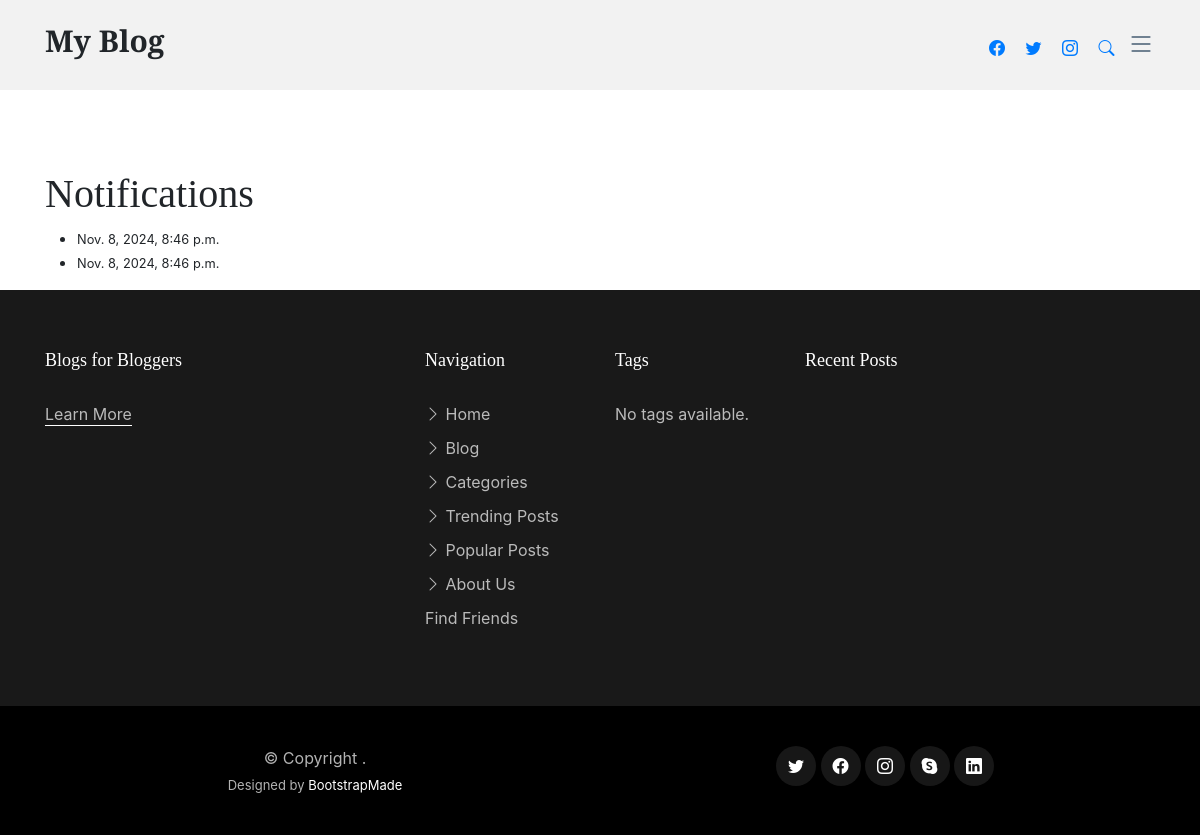
Page /notifications/notifications/ (signed in) on the committed database.
### notification/models.py (models this page shows, shortened)
class Notification(models.Model):
    NOTIFICATION_TYPES = (
        ('like', 'Like'),
        ('comment', 'Comment'),
        ('friend_request', 'Friend Request'),
    )
    actor = models.ForeignKey(User, related_name='notifications_sent', on_delete=models.CASCADE, default=1)
    recipient = models.ForeignKey(User, related_name='notifications_received', on_delete=models.CASCADE)
    content_type = models.ForeignKey(ContentType, on_delete=models.CASCADE, null=True, blank=True)
    object_id = models.PositiveIntegerField(null=True, blank=True)
    content_object = GenericForeignKey('content_type', 'object_id')
    notification_type = models.CharField(max_length=20, choices=NOTIFICATION_TYPES, default='like')
    message = models.TextField(blank=True)
    link = models.URLField(null=True, blank=True)
    is_read = models.BooleanField(default=False)
    timestamp = models.DateTimeField(auto_now_add=True)
    class Meta:
        ordering = ['-timestamp']  # Optional: To order notifications by timestamp descending

### notification/views.py (the view)
# urls.py: path('notifications/', views.notifications_view, name='notifications'),
def notifications_view(request):
    notifications = Notification.objects.filter(recipient=request.user, is_read=False)
    return render(request, 'notifications.html', {'notifications': notifications})

### notification/templates/notifications.html (shortened to what this page needs)
{% extends 'base.html' %}
{% block content %}
<h1>Notifications</h1>
<ul>
    {% for notification in notifications %}
    <li>
        <small>{{ notification.timestamp }}</small>
    </li>
{% endfor %}
</ul>
{% endblock %}

### static/assets/css/variables.css (style rules this page uses)
:root { --font-default: 'EB Garamond', system-ui, -apple-system, "Segoe UI", Roboto, "Helvetica Neue", Arial, "Noto Sans", "Liberation Sans", sans-serif, "Apple Color Emoji", "Segoe UI Emoji", "Segoe UI Symbol", "Noto Color Emoji"; --font-primary: 'EB Garamond', serif; --font-secondary: 'Inter', sans-serif; --color-default: #212529; --color-default-rgb: 33, 37, 41; --color-links: #212529; --color-links-hover: #15171a; --color-primary: #212529; --color-primary-light: #26282c; --color-primary-dark: #0b0c0e; --color-primary-rgb: 33, 37, 41; --color-primary-light-rgb: 38, 40, 44; --color-primary-dark-rgb: 11, 12, 14; --color-secondary: #596d80; --color-secondary-light: #8498aa; --color-secondary-dark: #404f5c; --color-secondary-rgb: 89, 109, 128; --color-secondary-light-rgb: 132, 152, 170; --color-secondary-dark-rgb: 64, 79, 92; --color-blue: #0d6efd; --color-blue-rgb: 13, 110, 253; --color-indigo: #6610f2; --color-indigo-rgb: 102, 16, 242; --color-purple: #6f42c1; --color-purple-rgb: 111, 66, 193; --color-pink: #f3268c; --color-pink-rgb: 243, 38, 140; --color-red: #df1529; --color-red-rgb: 223, 21, 4; --color-orange: #fd7e14; --color-orange-rgb: 253, 126, 20; --color-yellow: #ffc107; --color-yellow-rgb: 255, 193, 7; --color-green: #059652; --color-green-rgb: 5, 150, 82; --color-teal: #20c997; --color-teal-rgb: 32, 201, 151; --color-cyan: #0dcaf0; --color-cyan-rgb: 13, 202, 240; --color-white: #ffffff; --color-white-rgb: 255, 255, 255; --color-gray: #6c757d; --color-gray-rgb: 108, 117, 125; --color-black: #000000; --color-black-rgb: 0, 0, 0; }
:root { --bs-blue: var(--color-blue); --bs-indigo: var(--color-indigo); --bs-purple: var(--color-purple); --bs-pink: var(--color-pink); --bs-red: var(--color-red); --bs-orange: var(--color-orange); --bs-yellow: var(--color-yellow); --bs-green: var(--color-green); --bs-teal: var(--color-teal); --bs-cyan: var(--color-cyan); --bs-white: var(--color-white); --bs-gray: var(--color-gray); --bs-gray-dark: #343a40; --bs-gray-100: #f8f9fa; --bs-gray-200: #e9ecef; --bs-gray-300: #dee2e6; --bs-gray-400: #ced4da; --bs-gray-500: #adb5bd; --bs-gray-600: #6c757d; --bs-gray-700: #495057; --bs-gray-800: #343a40; --bs-gray-900: #212529; --bs-primary: var(--color-blue); --bs-secondary: var(--color-blue); --bs-success: #198754; --bs-info: #0dcaf0; --bs-warning: #ffc107; --bs-danger: #dc3545; --bs-light: #f8f9fa; --bs-dark: #212529; --bs-primary-rgb: var(--color-primary-rgb); --bs-secondary-rgb: var(--color-secondary-rgb); --bs-success-rgb: 25, 135, 84; --bs-info-rgb: 13, 202, 240; --bs-warning-rgb: 255, 193, 7; --bs-danger-rgb: 220, 53, 69; --bs-light-rgb: 248, 249, 250; --bs-dark-rgb: 33, 37, 41; --bs-white-rgb: var(--color-white-rgb); --bs-black-rgb: var(--color-black-rgb); --bs-body-color-rgb: var(--color-default-rgb); --bs-body-bg-rgb: 255, 255, 255; --bs-font-sans-serif: var(--font-default); --bs-font-monospace: SFMono-Regular, Menlo, Monaco, Consolas, "Liberation Mono", "Courier New", monospace; --bs-gradient: linear-gradient(180deg, rgba(255, 255, 255, 0.15), rgba(255, 255, 255, 0)); --bs-body-font-family: var(--font-default); --bs-body-font-size: 1rem; --bs-body-font-weight: 400; --bs-body-line-height: 1.5; --bs-body-color: var(--color-default); --bs-body-bg: #fff; }

### static/assets/css/main.css (style rules this page uses)
:root { scroll-behavior: smooth; }
body { color: rgba(var(--color-primary-rgb), 1); }
h1, h2, h3, h4, h5, h6 { font-family: var(--font-primary); }

### rows in the picture
Notification: timestamp "Nov. 8, 2024, 8:46 p.m."
Notification: timestamp "Nov. 8, 2024, 8:46 p.m."
